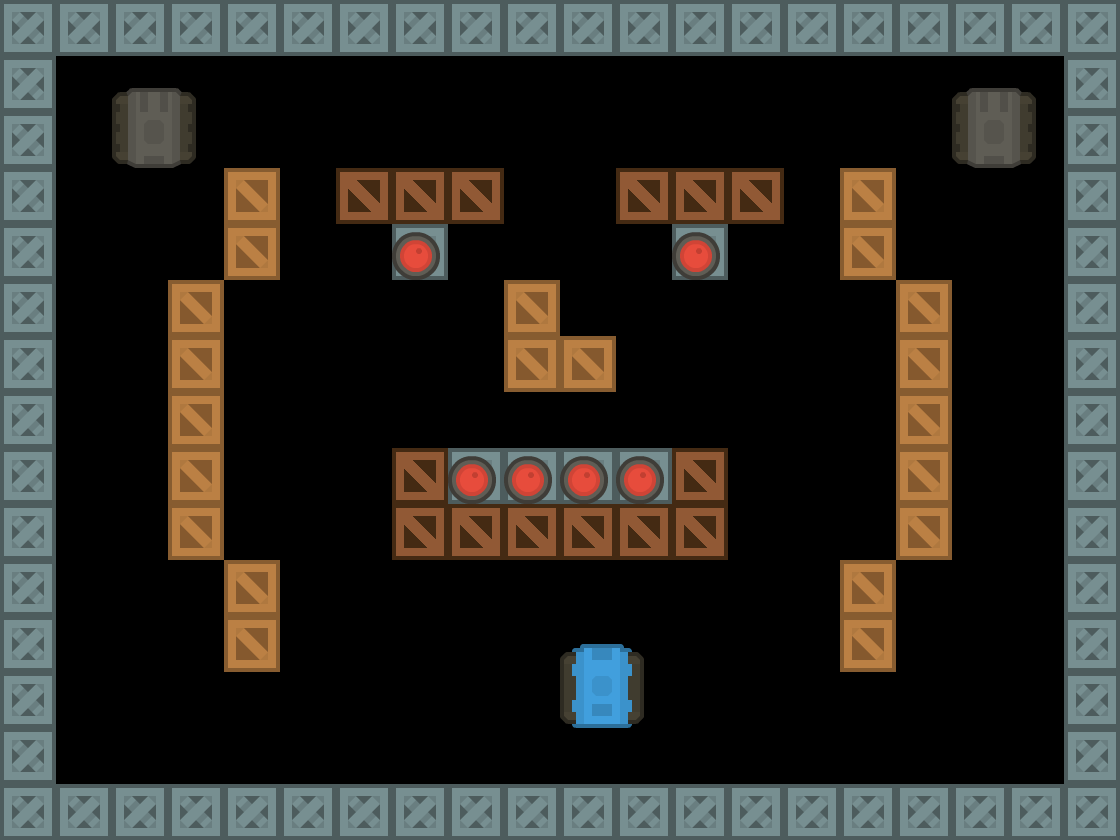

A 2D game scene composited from a Tiled map and its tileset images. What follows is a short description and the map's XML, with every tile layer's data as written:
An orthogonal 20x15 tile map with 56x56 px tiles, 7 tile layers (Obstacles, Breakable Obstacles, Explodables, Player, ...).

<map version="1.9" tiledversion="1.9.2" orientation="orthogonal" renderorder="right-down" width="20" height="15" tilewidth="56" tileheight="56" infinite="0" nextlayerid="14" nextobjectid="1">
 <tileset firstgid="1" source="tiles.tsx" />
 <layer id="1" name="Obstacles" width="20" height="15">
  <data encoding="csv">
67,67,67,67,67,67,67,67,67,67,67,67,67,67,67,67,67,67,67,67,
67,0,0,0,0,0,0,0,0,0,0,0,0,0,0,0,0,0,0,67,
67,0,0,0,0,0,0,0,0,0,0,0,0,0,0,0,0,0,0,67,
67,0,0,0,68,0,0,0,0,0,0,0,0,0,0,3221225540,0,0,0,67,
67,0,0,0,68,0,0,67,0,0,0,0,67,0,0,3221225540,0,0,0,67,
67,0,0,68,0,0,0,0,0,68,0,0,0,0,0,0,3221225540,0,0,67,
67,0,0,68,0,0,0,0,0,68,68,0,0,0,0,0,3221225540,0,0,67,
67,0,0,68,0,0,0,0,0,0,0,0,0,0,0,0,3221225540,0,0,67,
67,0,0,68,0,0,0,0,67,67,67,67,0,0,0,0,3221225540,0,0,67,
67,0,0,68,0,0,0,67,0,0,0,0,67,0,0,0,3221225540,0,0,67,
67,0,0,0,68,0,0,0,0,0,0,0,0,0,0,3221225540,0,0,0,67,
67,0,0,0,68,0,0,0,0,0,0,0,0,0,0,3221225540,0,0,0,67,
67,0,0,0,0,0,0,0,0,0,0,0,0,0,0,0,0,0,0,67,
67,0,0,0,0,0,0,0,0,0,0,0,0,0,0,0,0,0,0,67,
67,67,67,67,67,67,67,67,67,67,67,67,67,67,67,67,67,67,67,67
</data>
 </layer>
 <layer id="13" name="Breakable Obstacles" width="20" height="15">
  <data encoding="csv">
0,0,0,0,0,0,0,0,0,0,0,0,0,0,0,0,0,0,0,0,
0,0,0,0,0,0,0,0,0,0,0,0,0,0,0,0,0,0,0,0,
0,0,0,0,0,0,0,0,0,0,0,0,0,0,0,0,0,0,0,0,
0,0,0,0,0,0,93,93,93,0,0,93,93,93,0,0,0,0,0,0,
0,0,0,0,0,0,0,0,0,0,0,0,0,0,0,0,0,0,0,0,
0,0,0,0,0,0,0,0,0,0,0,0,0,0,0,0,0,0,0,0,
0,0,0,0,0,0,0,0,0,0,0,0,0,0,0,0,0,0,0,0,
0,0,0,0,0,0,0,0,0,0,0,0,0,0,0,0,0,0,0,0,
0,0,0,0,0,0,0,93,0,0,0,0,93,0,0,0,0,0,0,0,
0,0,0,0,0,0,0,93,93,93,93,93,93,0,0,0,0,0,0,0,
0,0,0,0,0,0,0,0,0,0,0,0,0,0,0,0,0,0,0,0,
0,0,0,0,0,0,0,0,0,0,0,0,0,0,0,0,0,0,0,0,
0,0,0,0,0,0,0,0,0,0,0,0,0,0,0,0,0,0,0,0,
0,0,0,0,0,0,0,0,0,0,0,0,0,0,0,0,0,0,0,0,
0,0,0,0,0,0,0,0,0,0,0,0,0,0,0,0,0,0,0,0
</data>
 </layer>
 <layer id="3" name="Explodables" width="20" height="15">
  <data encoding="csv">
0,0,0,0,0,0,0,0,0,0,0,0,0,0,0,0,0,0,0,0,
0,0,0,0,0,0,0,0,0,0,0,0,0,0,0,0,0,0,0,0,
0,0,0,0,0,0,0,0,0,0,0,0,0,0,0,0,0,0,0,0,
0,0,0,0,0,0,0,0,0,0,0,0,0,0,0,0,0,0,0,0,
0,0,0,0,0,0,0,71,0,0,0,0,71,0,0,0,0,0,0,0,
0,0,0,0,0,0,0,0,0,0,0,0,0,0,0,0,0,0,0,0,
0,0,0,0,0,0,0,0,0,0,0,0,0,0,0,0,0,0,0,0,
0,0,0,0,0,0,0,0,0,0,0,0,0,0,0,0,0,0,0,0,
0,0,0,0,0,0,0,0,71,71,71,71,0,0,0,0,0,0,0,0,
0,0,0,0,0,0,0,0,0,0,0,0,0,0,0,0,0,0,0,0,
0,0,0,0,0,0,0,0,0,0,0,0,0,0,0,0,0,0,0,0,
0,0,0,0,0,0,0,0,0,0,0,0,0,0,0,0,0,0,0,0,
0,0,0,0,0,0,0,0,0,0,0,0,0,0,0,0,0,0,0,0,
0,0,0,0,0,0,0,0,0,0,0,0,0,0,0,0,0,0,0,0,
0,0,0,0,0,0,0,0,0,0,0,0,0,0,0,0,0,0,0,0
</data>
 </layer>
 <layer id="8" name="Player" width="20" height="15">
  <data encoding="csv">
0,0,0,0,0,0,0,0,0,0,0,0,0,0,0,0,0,0,0,0,
0,0,0,0,0,0,0,0,0,0,0,0,0,0,0,0,0,0,0,0,
0,0,0,0,0,0,0,0,0,0,0,0,0,0,0,0,0,0,0,0,
0,0,0,0,0,0,0,0,0,0,0,0,0,0,0,0,0,0,0,0,
0,0,0,0,0,0,0,0,0,0,0,0,0,0,0,0,0,0,0,0,
0,0,0,0,0,0,0,0,0,0,0,0,0,0,0,0,0,0,0,0,
0,0,0,0,0,0,0,0,0,0,0,0,0,0,0,0,0,0,0,0,
0,0,0,0,0,0,0,0,0,0,0,0,0,0,0,0,0,0,0,0,
0,0,0,0,0,0,0,0,0,0,0,0,0,0,0,0,0,0,0,0,
0,0,0,0,0,0,0,0,0,0,0,0,0,0,0,0,0,0,0,0,
0,0,0,0,0,0,0,0,0,0,0,0,0,0,0,0,0,0,0,0,
0,0,0,0,0,0,0,0,0,0,0,0,0,0,0,0,0,0,0,0,
0,0,0,0,0,0,0,0,0,0,79,0,0,0,0,0,0,0,0,0,
0,0,0,0,0,0,0,0,0,0,0,0,0,0,0,0,0,0,0,0,
0,0,0,0,0,0,0,0,0,0,0,0,0,0,0,0,0,0,0,0
</data>
 </layer>
 <layer id="9" name="Easy Enemies" width="20" height="15">
  <data encoding="csv">
0,0,0,0,0,0,0,0,0,0,0,0,0,0,0,0,0,0,0,0,
0,0,0,0,0,0,0,0,0,0,0,0,0,0,0,0,0,0,0,0,
0,0,0,0,0,0,0,0,0,0,0,0,0,0,0,0,0,0,0,0,
0,0,0,0,0,0,0,0,0,0,0,0,0,0,0,0,0,0,0,0,
0,0,0,0,0,0,0,0,0,0,0,0,0,0,0,0,0,0,0,0,
0,0,0,0,0,0,0,0,0,0,0,0,0,0,0,0,0,0,0,0,
0,0,0,0,0,0,0,0,0,0,0,0,0,0,0,0,0,0,0,0,
0,0,0,0,0,0,0,0,0,0,0,0,0,0,0,0,0,0,0,0,
0,0,0,0,0,0,0,0,0,0,0,0,0,0,0,0,0,0,0,0,
0,0,0,0,0,0,0,0,0,0,0,0,0,0,0,0,0,0,0,0,
0,0,0,0,0,0,0,0,0,0,0,0,0,0,0,0,0,0,0,0,
0,0,0,0,0,0,0,0,0,0,0,0,0,0,0,0,0,0,0,0,
0,0,0,0,0,0,0,0,0,0,0,0,0,0,0,0,0,0,0,0,
0,0,0,0,0,0,0,0,0,0,0,0,0,0,0,0,0,0,0,0,
0,0,0,0,0,0,0,0,0,0,0,0,0,0,0,0,0,0,0,0
</data>
 </layer>
 <layer id="11" name="Medium Enemies" width="20" height="15">
  <data encoding="csv">
0,0,0,0,0,0,0,0,0,0,0,0,0,0,0,0,0,0,0,0,
0,0,0,0,0,0,0,0,0,0,0,0,0,0,0,0,0,0,0,0,
0,0,81,0,0,0,0,0,0,0,0,0,0,0,0,0,0,81,0,0,
0,0,0,0,0,0,0,0,0,0,0,0,0,0,0,0,0,0,0,0,
0,0,0,0,0,0,0,0,0,0,0,0,0,0,0,0,0,0,0,0,
0,0,0,0,0,0,0,0,0,0,0,0,0,0,0,0,0,0,0,0,
0,0,0,0,0,0,0,0,0,0,0,0,0,0,0,0,0,0,0,0,
0,0,0,0,0,0,0,0,0,0,0,0,0,0,0,0,0,0,0,0,
0,0,0,0,0,0,0,0,0,0,0,0,0,0,0,0,0,0,0,0,
0,0,0,0,0,0,0,0,0,0,0,0,0,0,0,0,0,0,0,0,
0,0,0,0,0,0,0,0,0,0,0,0,0,0,0,0,0,0,0,0,
0,0,0,0,0,0,0,0,0,0,0,0,0,0,0,0,0,0,0,0,
0,0,0,0,0,0,0,0,0,0,0,0,0,0,0,0,0,0,0,0,
0,0,0,0,0,0,0,0,0,0,0,0,0,0,0,0,0,0,0,0,
0,0,0,0,0,0,0,0,0,0,0,0,0,0,0,0,0,0,0,0
</data>
 </layer>
 <layer id="12" name="Hard Enemies" width="20" height="15">
  <data encoding="csv">
0,0,0,0,0,0,0,0,0,0,0,0,0,0,0,0,0,0,0,0,
0,0,0,0,0,0,0,0,0,0,0,0,0,0,0,0,0,0,0,0,
0,0,0,0,0,0,0,0,0,0,0,0,0,0,0,0,0,0,0,0,
0,0,0,0,0,0,0,0,0,0,0,0,0,0,0,0,0,0,0,0,
0,0,0,0,0,0,0,0,0,0,0,0,0,0,0,0,0,0,0,0,
0,0,0,0,0,0,0,0,0,0,0,0,0,0,0,0,0,0,0,0,
0,0,0,0,0,0,0,0,0,0,0,0,0,0,0,0,0,0,0,0,
0,0,0,0,0,0,0,0,0,0,0,0,0,0,0,0,0,0,0,0,
0,0,0,0,0,0,0,0,0,0,0,0,0,0,0,0,0,0,0,0,
0,0,0,0,0,0,0,0,0,0,0,0,0,0,0,0,0,0,0,0,
0,0,0,0,0,0,0,0,0,0,0,0,0,0,0,0,0,0,0,0,
0,0,0,0,0,0,0,0,0,0,0,0,0,0,0,0,0,0,0,0,
0,0,0,0,0,0,0,0,0,0,0,0,0,0,0,0,0,0,0,0,
0,0,0,0,0,0,0,0,0,0,0,0,0,0,0,0,0,0,0,0,
0,0,0,0,0,0,0,0,0,0,0,0,0,0,0,0,0,0,0,0
</data>
 </layer>
</map>
